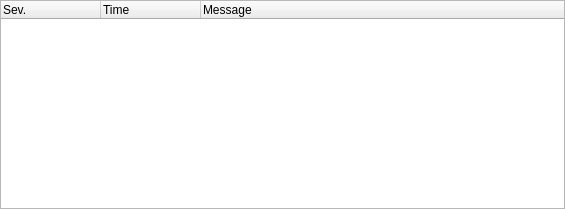
<?xml version="1.0" encoding="UTF-8"?>
<ui version="4.0">
 <author>
SPDX-FileCopyrightText: 2009-2011 Volker Lanz &lt;vl@fidra.de&gt;
SPDX-FileCopyrightText: 2011 Albert Astals Cid &lt;aacid@kde.org&gt;
SPDX-License-Identifier: GPL-3.0-or-later
 </author>
 <class>TreeLogBase</class>
 <widget class="QWidget" name="TreeLogBase">
  <property name="geometry">
   <rect>
    <x>0</x>
    <y>0</y>
    <width>565</width>
    <height>209</height>
   </rect>
  </property>
  <layout class="QVBoxLayout" name="verticalLayout">
   <property name="margin">
    <number>0</number>
   </property>
   <item>
    <widget class="QTreeWidget" name="m_TreeLog">
     <property name="contextMenuPolicy">
      <enum>Qt::CustomContextMenu</enum>
     </property>
     <property name="autoScroll">
      <bool>false</bool>
     </property>
     <property name="selectionMode">
      <enum>QAbstractItemView::NoSelection</enum>
     </property>
     <property name="textElideMode">
      <enum>Qt::ElideNone</enum>
     </property>
     <property name="indentation">
      <number>0</number>
     </property>
     <property name="rootIsDecorated">
      <bool>false</bool>
     </property>
     <property name="itemsExpandable">
      <bool>false</bool>
     </property>
     <property name="wordWrap">
      <bool>true</bool>
     </property>
     <property name="headerHidden">
      <bool>false</bool>
     </property>
     <property name="expandsOnDoubleClick">
      <bool>false</bool>
     </property>
     <attribute name="headerVisible">
      <bool>true</bool>
     </attribute>
     <column>
      <property name="text">
       <string comment="@title:column Severity of a log entry / log level. Text must be very short.">Sev.</string>
      </property>
      <property name="toolTip">
       <string>Severity</string>
      </property>
     </column>
     <column>
      <property name="text">
       <string comment="@title:column a time stamp of a log entry">Time</string>
      </property>
     </column>
     <column>
      <property name="text">
       <string comment="@title:column the text message of a log entry">Message</string>
      </property>
     </column>
    </widget>
   </item>
  </layout>
 </widget>
 <resources/>
 <connections/>
</ui>
